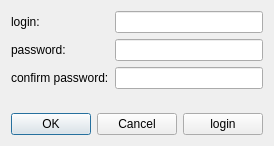
<?xml version="1.0" encoding="UTF-8"?>
<ui version="4.0">
 <class>RegForm</class>
 <widget class="QWidget" name="RegForm">
  <property name="geometry">
   <rect>
    <x>0</x>
    <y>0</y>
    <width>272</width>
    <height>146</height>
   </rect>
  </property>
  <property name="windowTitle">
   <string>Form</string>
  </property>
  <layout class="QVBoxLayout" name="verticalLayout">
   <item>
    <layout class="QFormLayout" name="formLayout">
     <item row="0" column="0">
      <widget class="QLabel" name="label">
       <property name="text">
        <string>login:</string>
       </property>
      </widget>
     </item>
     <item row="0" column="1">
      <widget class="QLineEdit" name="loginEdit"/>
     </item>
     <item row="1" column="0">
      <widget class="QLabel" name="label_3">
       <property name="text">
        <string>password:</string>
       </property>
      </widget>
     </item>
     <item row="1" column="1">
      <widget class="QLineEdit" name="passwordEdit">
       <property name="echoMode">
        <enum>QLineEdit::Password</enum>
       </property>
      </widget>
     </item>
     <item row="2" column="0">
      <widget class="QLabel" name="label_2">
       <property name="text">
        <string>confirm password:</string>
       </property>
      </widget>
     </item>
     <item row="2" column="1">
      <widget class="QLineEdit" name="confirmPasswordEdit">
       <property name="echoMode">
        <enum>QLineEdit::Password</enum>
       </property>
      </widget>
     </item>
     <item row="3" column="1">
      <spacer name="verticalSpacer">
       <property name="orientation">
        <enum>Qt::Vertical</enum>
       </property>
       <property name="sizeHint" stdset="0">
        <size>
         <width>20</width>
         <height>40</height>
        </size>
       </property>
      </spacer>
     </item>
    </layout>
   </item>
   <item>
    <layout class="QHBoxLayout" name="horizontalLayout">
     <item>
      <widget class="QDialogButtonBox" name="buttonBox">
       <property name="standardButtons">
        <set>QDialogButtonBox::Cancel|QDialogButtonBox::Ok</set>
       </property>
      </widget>
     </item>
     <item>
      <widget class="QPushButton" name="loginButton">
       <property name="text">
        <string>login</string>
       </property>
      </widget>
     </item>
    </layout>
   </item>
  </layout>
 </widget>
 <resources/>
 <connections/>
</ui>
